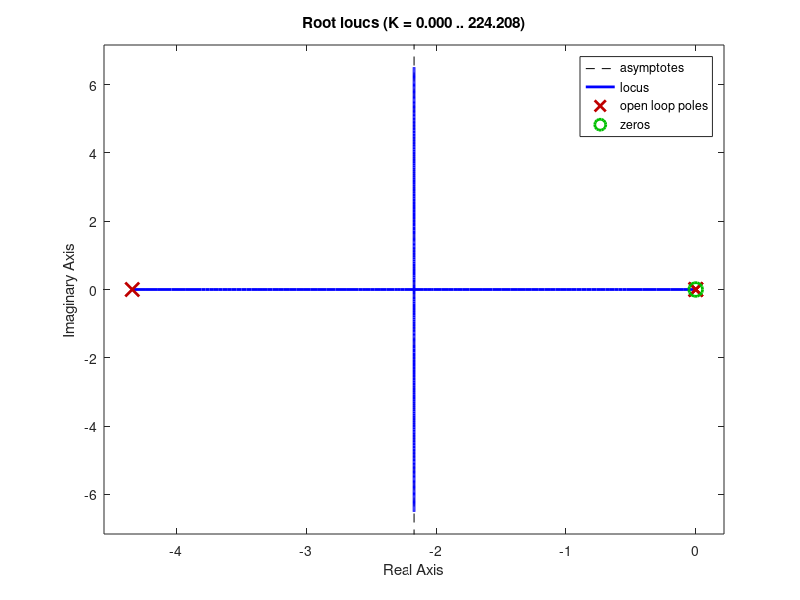

Source code (MATLAB): (Note: this script raises an error after producing the figure.)
%neka je vrijeme porasta < 0.5 s
%neka je maksimalno nadvišenje < 5%

% test parametri
m=0.11; %masa loptice [kg]
R=0.015; %radijus loptice [m]
d=0.03; %pomak ruke poluge [m]
g=-9.81; %akceleracija slobodnog pada [m/s^2]
L=1; %duljina grede [m]
J=2*m*R*R/5; %moment inercije za homogenu ispunjenu kuglu [kg m*m]

MN=5; %maksimalno nadvišenje
tr=1; %vrijeme rasta

zeta=sqrt((log(MN/100))^2/(pi^2+(log(MN/100))^2));
omega=pi/(2*tr*sqrt(1-zeta^2));  % -> vrijeme porasta (od 10% do 90%)
%1.8/tr

s=tf('s');
Gs=-m*g*d/(L*(J/R^2 + m)*s^2);

zo=0.001; % 0.001
po=omega*2;
Gr=(s+zo)/(s+po);

Go=Gr*Gs

rlocus(Gr*Gs)
grid
[poles, gains] = rlocus(Gr*Gs);
            index = find(abs(real(poles))./sqrt((real(poles)).^2+(imag(poles)).^2) > zeta & abs(real(poles))./sqrt((real(poles)).^2+(imag(poles)).^2) < (zeta+0.1), 1);

%index = find(abs(real(poles))./sqrt((real(poles)).^2+(imag(poles)).^2) > zeta, 1);
p=poles(index);

sizeOfArray=size(poles,1);
Kr=gains(ceil(index/sizeOfArray));

%Ks=-m*g*d/(L*(J/R^2 + m));
%Ko=(sqrt(real(p)^2 + imag(p)))^2;
%Kr=Ko/Ks

Gx=feedback(Kr*Gr*Gs,1)
figure
t=0:0.01:5;


step(0.25*Gx,t)
axis([0 5 0 0.5])

%vrijeme porasta otprilike...
[graph,time] = step(0.25*Gx,t);
ind1=find(graph >= 0.9*0.25,1);
ind2=find(graph >= 0.1*0.25,1);
delta_t = time(ind1) - time(ind2)

%maksimalno nadvišenje
sigma=(max(graph)-0.25)/(0.25-0.0) * 100 